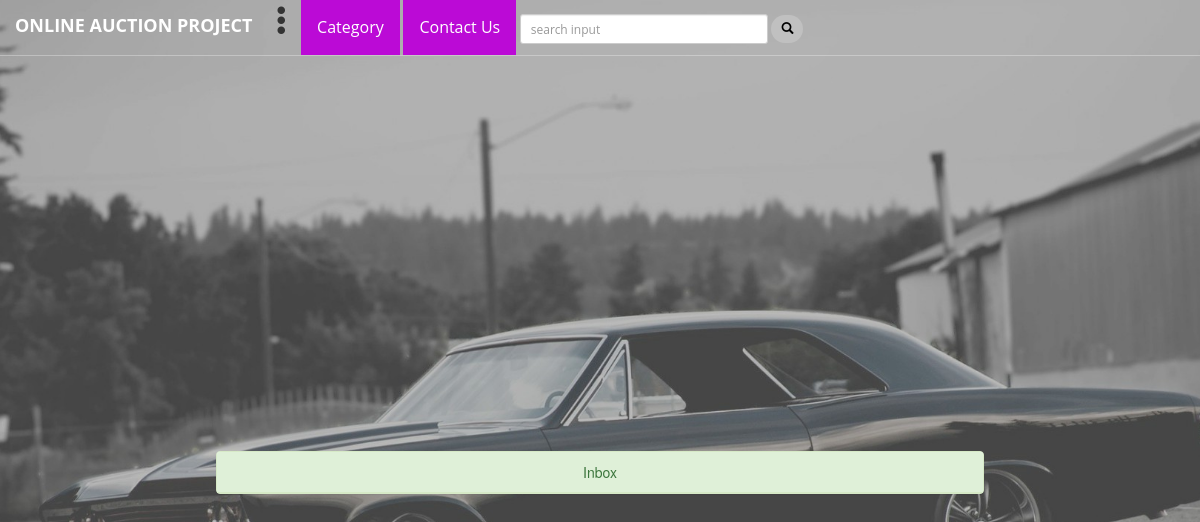
Page /User/Message/ListView (signed in) on the earlier database version.
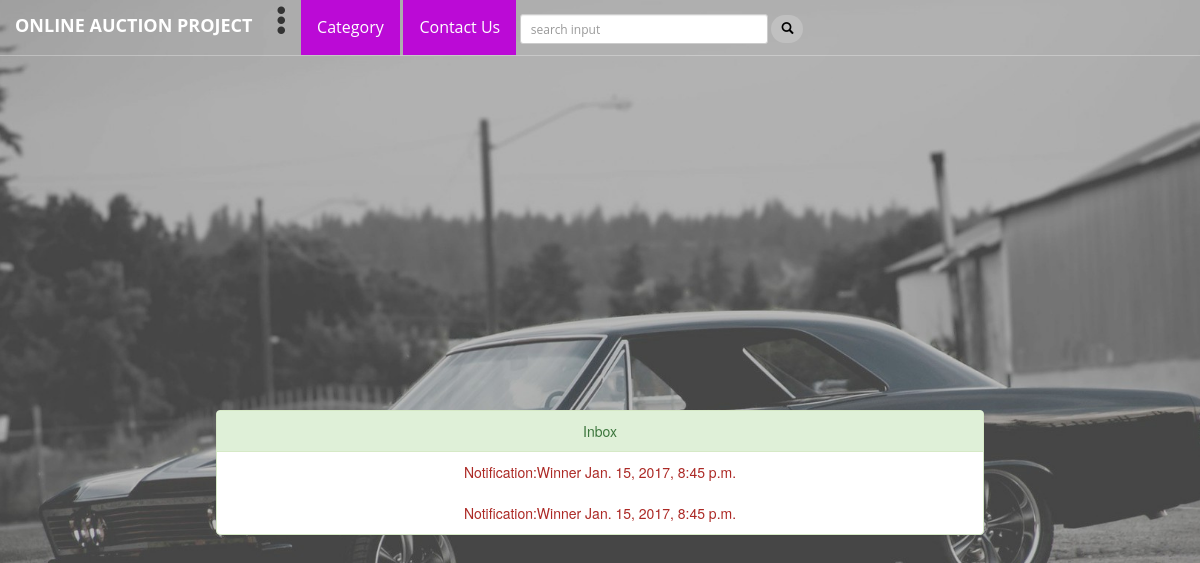
Same page on the later database version.
### Users/models.py (models this page shows, shortened)
class message(models.Model):
    sender = models.ForeignKey(settings.AUTH_USER_MODEL, related_name='Sender',)
    receiver = models.ForeignKey(settings.AUTH_USER_MODEL, related_name='Receiver')
    subject = models.CharField(max_length=64,blank=True,null=True)
    body = models.TextField(max_length=400,null=True)
    date_time_sent = models.DateTimeField(auto_now=True)

### Users/views.py (the view)
@login_required
def view_message_list(request):
    obj = message.objects.filter(receiver_id=request.user.pk)
    return render(request, 'message_list.html', {'messages': obj})

### Users/Templates/message_list.html
{% extends "Base.html" %} {% block content %}
<div class="panel panel-success">
  <div class="panel-heading">
    Inbox
  </div>
{% for msg in messages %}
<a href="{% url 'Message_Details' msg.pk %}" style="display : block; border-color: blue; border-radius:2px; border-width: 5px;">
<div class="panel-heading">
  {{msg.subject}}  {{msg.date_time_sent}}
</div>
</a>
{%endfor%}
</div>
{% endblock %}

Differences in the rows shown:
added message: subject "Notification:Winner", date_time_sent "Jan. 15, 2017, 8:45 p.m."
added message: subject "Notification:Winner", date_time_sent "Jan. 15, 2017, 8:45 p.m."
